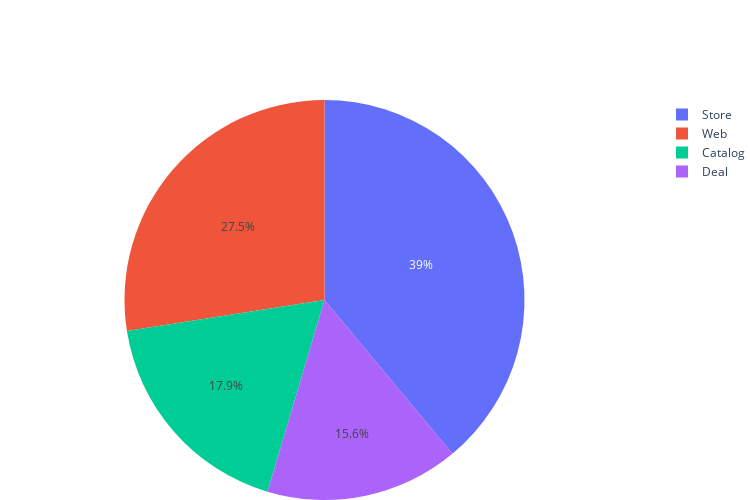

Notebook code for this chart:
### Code cell
purchase_types = ['NumDealsPurchases', 'NumWebPurchases',
                  'NumCatalogPurchases', 'NumStorePurchases']
purchase_count = []

for purchase in purchase_types:
    purchase_count.append(data[purchase].sum())

# graph

labels = ['Deal', 'Web', 'Catalog', 'Store']
values = purchase_count

fig = go.Figure(data=[go.Pie(
    values=values,
    labels=labels,
    hovertemplate="%{label} <br>Value: %{value}<extra></extra>")])

fig.update_layout(
    width=750,
    height=500,
    autosize=False,
    margin=dict(t=100, b=0, l=0, r=0),
)

fig.show()

### Figure 1 — Plotly figure (JSON) as saved in the notebook; plotly's stock layout.template omitted (floating-point values rounded to 4 significant figures)
{"data": [{"hovertemplate": "%{label} <br>Value: %{value}<extra></extra>", "labels": ["Deal", "Web", "Catalog", "Store"], "type": "pie", "values": [5208, 9150, 5963, 12970]}], "layout": {"autosize": false, "height": 500, "margin": {"b": 0, "l": 0, "r": 0, "t": 100}, "width": 750}}
